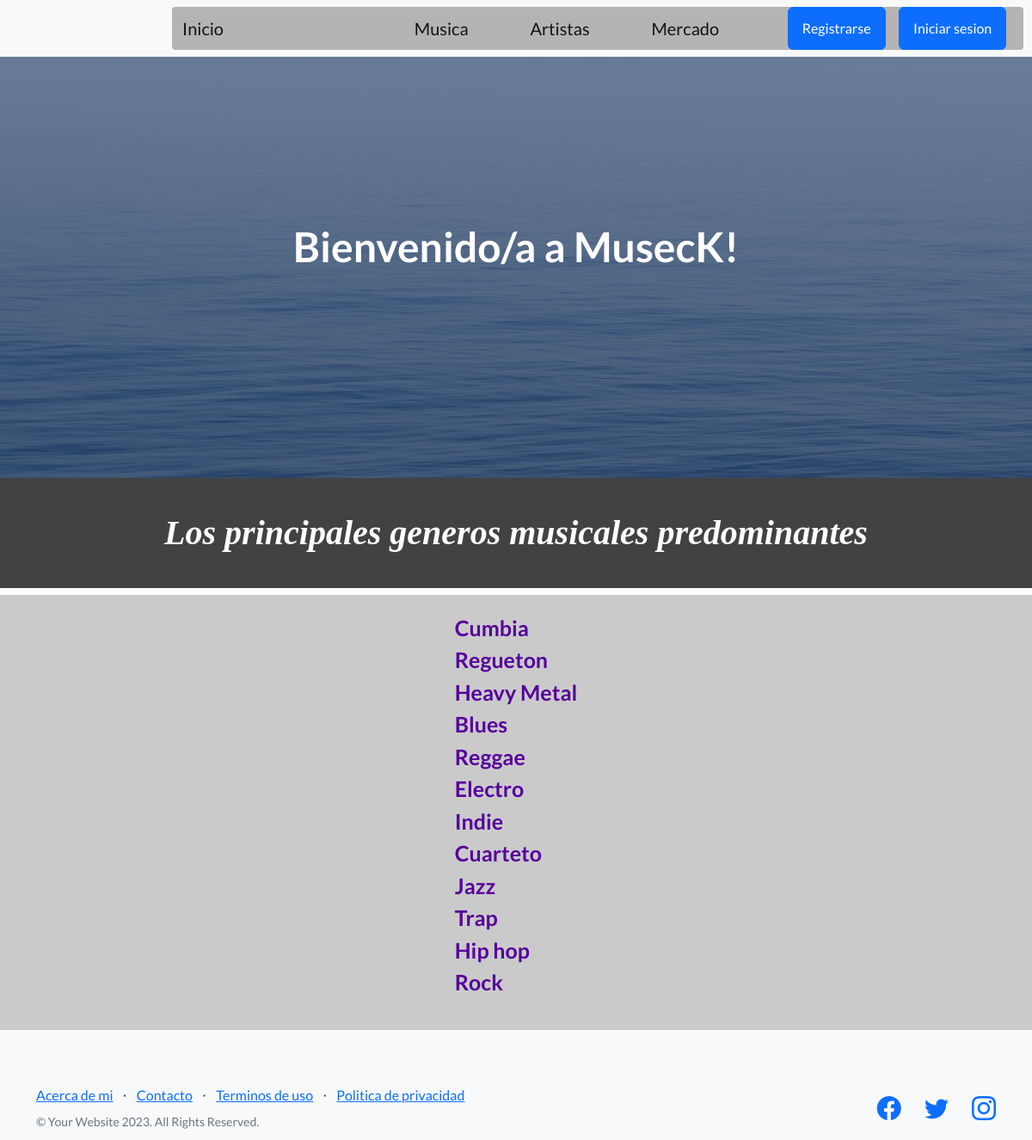
Page /app-include/lista-generos/ on the committed database.
### AppPrueba/models.py (models this page shows)
class Genero (models.Model):
    name = models.CharField(max_length=30)
    def __str__(self):
        return f"{self.name}"

### AppPrueba/views.py (the view)
# urls.py: path("lista-generos/", ListaGenero.as_view(), name = "ListaGeneros"),
class ListaGenero(ListView):
    model = Genero
    template_name = "list-genero.html"
    context_object_name = "generos"

### AppPrueba/templates/list-genero.html
{% extends "padre.html" %}
{% block contenido_variable %}
    <h1 id="mi-h1">
        Los principales generos musicales predominantes
    </h1>
    <div id="contenedor-general">
        <ul class="detalle-publicacion">
            {% for genero in generos %}
            <li>
                <a id="generos-links" href="{% url 'DetalleGeneros' genero.id %}">
                    {{genero}}
                </a>
            </li>
            {% endfor %}
        </ul>
    </div>
{% endblock contenido_variable %}

### AppPrueba/static/css/mi_estilo.css (style rules this page uses)
#mi-h1 { font-style: italic; font-family: 'Times New Roman', Times, serif; color: rgb(255, 255, 255); padding: 40px; background-color: rgb(66, 66, 66); display: flex; flex-flow: row; justify-content: center; }
#contenedor-general { background: rgb(202, 202, 202); display: flex; flex-wrap: row wrap; justify-content: space-evenly; padding: 20px; }
.detalle-publicacion { list-style-type: none; padding: 0; }
#generos-links { font-size: 25px; font-weight: 600; color: rgb(86, 0, 156); text-decoration: none; }

### rows in the picture
Genero: name "Cumbia"
Genero: name "Regueton"
Genero: name "Heavy Metal"
Genero: name "Blues"
Genero: name "Reggae"
Genero: name "Electro"
Genero: name "Indie"
Genero: name "Cuarteto"
Genero: name "Jazz"
Genero: name "Trap"
Genero: name "Hip hop"
Genero: name "Rock"
